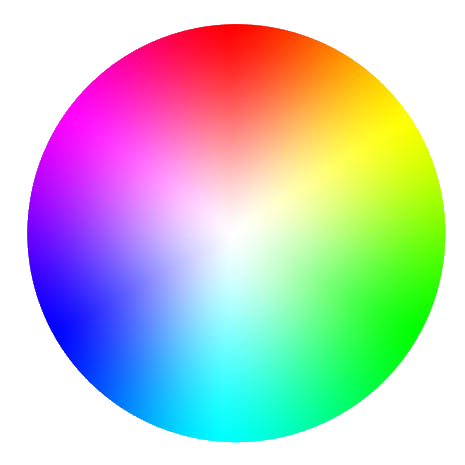
#> input picture python code modules/test images/color.png, 465 x 465 px, found by its file name; its folder holds only this picture in this run
$ python BlueDetection.py
#> lines starting #> are read from the running program, lines starting #| are printed output that depends on the picture; after the words box and inside, x2 and y2 are one past the last pixel; in counts of white or black regions, pixels touching at a corner belong together
#> further down, original is the input picture: shape (465, 465, 4); mean B, G, R, A 198.4, 201.3, 196.9, 162.4
import cv2


def getLargestBlueCenter(image:cv2.Mat, Threshold:int, debug:bool = False) -> tuple[int,int] :
#> called with Threshold = 90, debug = True
    blue = image.copy()
    blue[:, :, 2] = 0
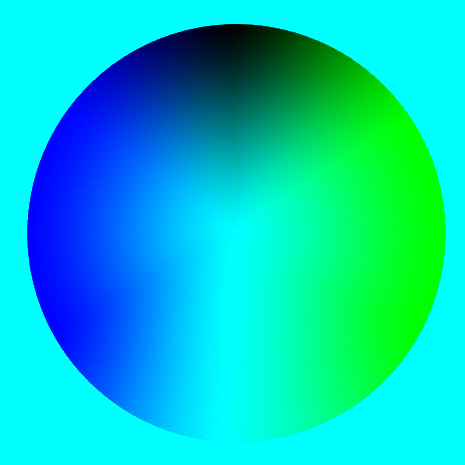
#> blue: shape (465, 465, 4); mean B, G, R, A 198.4, 201.3, 0, 162.4
    blue[:, :, 1] = 0
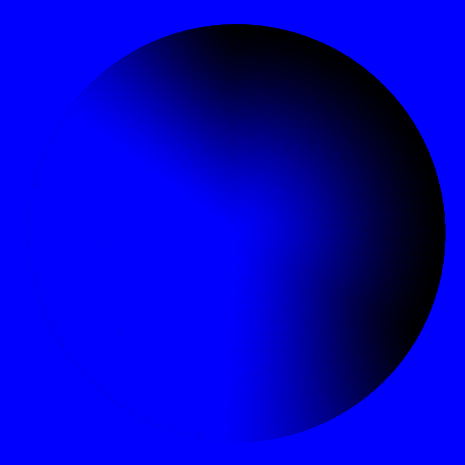
#> blue: shape (465, 465, 4); mean B, G, R, A 198.4, 0, 0, 162.4

    #bgra
    low = (0,0,0,0)
    high = (255, Threshold, Threshold, 255)
    threshold = cv2.inRange(image, low, high)
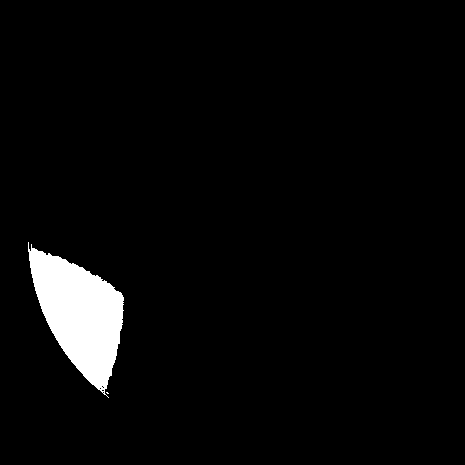
#> threshold: shape (465, 465); 3.7% white; 2 white regions (1 under 20 px)

    contours, _ = cv2.findContours(threshold, cv2.RETR_TREE, cv2.CHAIN_APPROX_SIMPLE)
#> contours = 7 contours, 6 with area under 20; largest, box (x1, y1, x2, y2) and area: (28, 242, 124, 398) 7720
    q = []

    for c in contours:
        #finding center of moment
        q.append((cv2.contourArea(c), c))
        m = cv2.moments(c)
        x = int(m["m10"]/(m["m00"]+1e-5))
        y = int(m["m01"]/(m["m00"]+1e-5))

        if debug:
            cv2.line(original, (x,0), (x,threshold.shape[0]), (0,70,160), thickness=3)
            cv2.line(original, (0,y), (threshold.shape[1],y), (0,70,160), thickness=3)
#> this loop made 7 passes
#> (c, x, y) on passes 1, 3, 5, 6, 7: ([[106, 392], [107, 393], [108, 393], [107, 392]], 106, 392), ([[102, 392], [103, 391], [104, 392], [103, 393]], 102, 391), ([[99, 388], [100, 387], [101, 388], [100, 389]], 99, 387), ([[102, 387], [103, 386], [104, 387], [103, 388]], 102, 386), ([[101, 386], [102, 385], [103, 386], [102, 387]], 101, 385)
#> (x, y) on passes 2, 4: (79, 313), (102, 389)
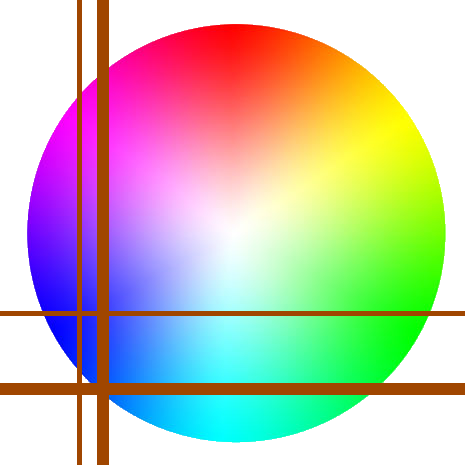
#> original: shape (465, 465, 4); 7.18% of pixels changed, all inside (x1, y1, x2, y2) = (0, 0, 465, 465)
#> after the loop, q = 7 items

    contours = None

    # sort by the size of the contor
    q.sort(key=lambda e: e[0], reverse=True)
    c = q[0][1]
#> c = contour of 199 points, box (x1, y1, x2, y2) (28, 242, 124, 398), area 7720


    m = cv2.moments(c)
#> m = moments, m00 7719.5, centre m10/m00, m01/m00 = (79.41, 313.8)

    x = int(m["m10"]/(m["m00"]+1e-5))
#> x = 79
    y = int(m["m01"]/(m["m00"]+1e-5))
#> y = 313


    if debug:
        cv2.line(original, (x,0), (x,threshold.shape[0]), (0,255,0), thickness=3)
        cv2.line(original, (0,y), (threshold.shape[1],y), (0,255,0), thickness=3)
        print(f"Area {q[0][0]}")
#| Area 7719.5
        cv2.drawContours(original, c, -1, (0,255,0), 5)
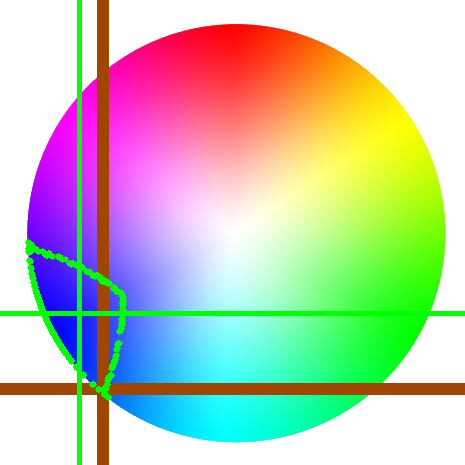
#> original: shape (465, 465, 4); mean B, G, R, A 179.4, 199.6, 193.1, 148.3

        cv2.imshow("Original image", original)
        cv2.imshow("Blue image", blue)
        cv2.imshow("Threshold image", threshold)

    return (x,y)

if __name__ == "__main__":
    import os
    Threshold = 90

    for file in os.listdir(r"C:\Users\jed39\Documents\Team-Fortress-2-Robotic-turret\python code modules\test images"):
        original = cv2.imread(os.path.join(r"C:\Users\jed39\Documents\Team-Fortress-2-Robotic-turret\python code modules\test images", file), cv2.IMREAD_UNCHANGED)
        getLargestBlueCenter(original, Threshold, True)
        cv2.waitKey(0)
